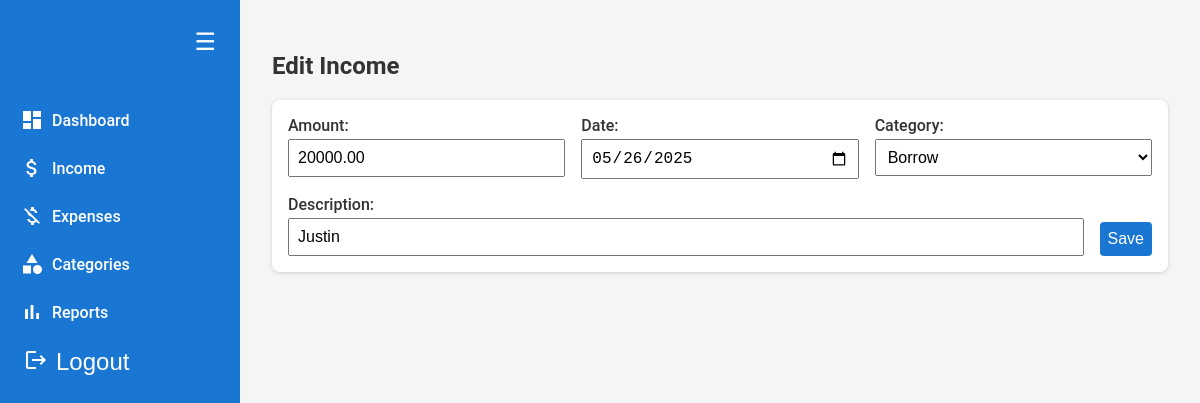
Page /income/edit/2 (signed in) on the committed database.
### models/income.py (models this page shows, shortened)
class Income(db.Model):
    __tablename__ = "income"
    id = db.Column(db.Integer, primary_key=True)
    amount = db.Column(db.Numeric(10, 2), nullable=False)
    date = db.Column(db.Date, default=datetime.utcnow, nullable=False)
    description = db.Column(db.String(255))
    user_id = db.Column(db.Integer, db.ForeignKey("users.id"), nullable=False)
    category_id = db.Column(db.Integer, db.ForeignKey("categories.id"), nullable=False)
    category = db.relationship("Category", backref="income")

### models/category.py (models this page shows, shortened)
class Category(db.Model):
    __tablename__ = "categories"
    id = db.Column(db.Integer, primary_key=True)
    name = db.Column(db.String(100), nullable=False)
    type = db.Column(db.String(20), nullable=False)  # 'income' or 'expense'
    user_id = db.Column(db.Integer, db.ForeignKey("users.id"), nullable=False)

### routes/income.py (the view, shortened to what this page needs)
@income_bp.route("/income/edit/<int:id>", methods=["GET", "POST"])
def edit_income(id):
    user_id = session.get("user_id")
    if not user_id:
        return redirect("/login")
    record = Income.query.get_or_404(id)
    if record.user_id != user_id:
        return "Unauthorized", 403
    categories = Category.query.filter_by(user_id=user_id, type="income").all()
    return render_template("edit_income.html", record=record, categories=categories)

### templates/edit_income.html
{% extends "base.html" %}
{% block content %}
<h2>Edit Income</h2>
<form method="POST">
  <label>Amount:
    <input type="number" name="amount" value="{{ record.amount }}" step="0.01" required />
  </label>
  <label>Date:
    <input type="date" name="date" value="{{ record.date }}" required />
  </label>
  <label>Category:
    <select name="category_id" required>
      {% for category in categories %}
        <option value="{{ category.id }}" {% if category.id == record.category_id %}selected{% endif %}>
          {{ category.name }}
        </option>
      {% endfor %}
    </select>
  </label>
  <label>Description:
    <input type="text" name="description" value="{{ record.description }}" />
  </label>
  <button type="submit">Save</button>
</form>
{% endblock %}

### static/css/styles.css (style rules this page uses)
:root { --primary: #1976d2; --primary-dark: #1565c0; --background: #f5f5f5; --card-bg: #fff; --text: #333; --gray: #999; }
* { box-sizing: border-box; }
body { margin: 0; font-family: 'Roboto', sans-serif; background-color: var(--background); color: var(--text); display: flex; min-height: 100vh; }
form { background: var(--card-bg); padding: 1rem; margin-bottom: 2rem; border-radius: 8px; box-shadow: 0 1px 4px rgba(0, 0, 0, 0.15); display: flex; flex-wrap: wrap; gap: 1rem; }
form label { flex: 1 1 200px; display: flex; flex-direction: column; font-weight: 500; }
input, select, button { padding: 0.5rem; margin-top: 0.25rem; font-size: 1rem; }
button { background-color: var(--primary); color: white; border: none; border-radius: 4px; cursor: pointer; align-self: flex-end; transition: background-color 0.2s ease; }

### rows in the picture
Income: amount "20000.00", date "05/26/2025", category_id "Borrow", description "Justin"
